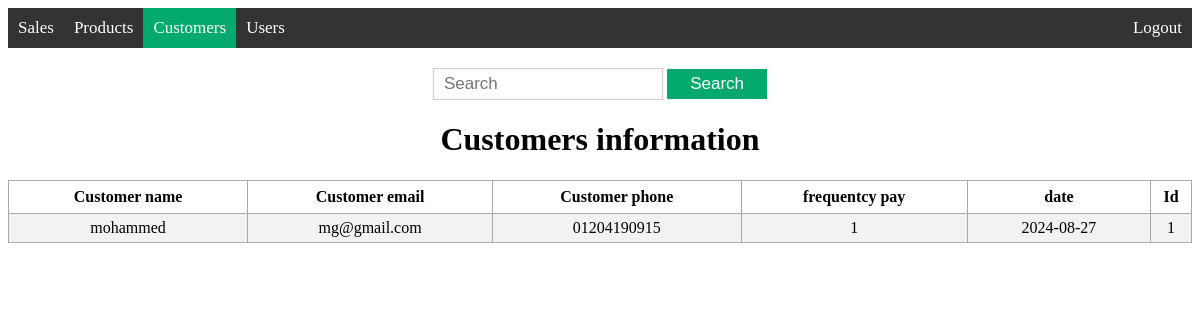
Before: /view_customer (signed in) with the older database file.
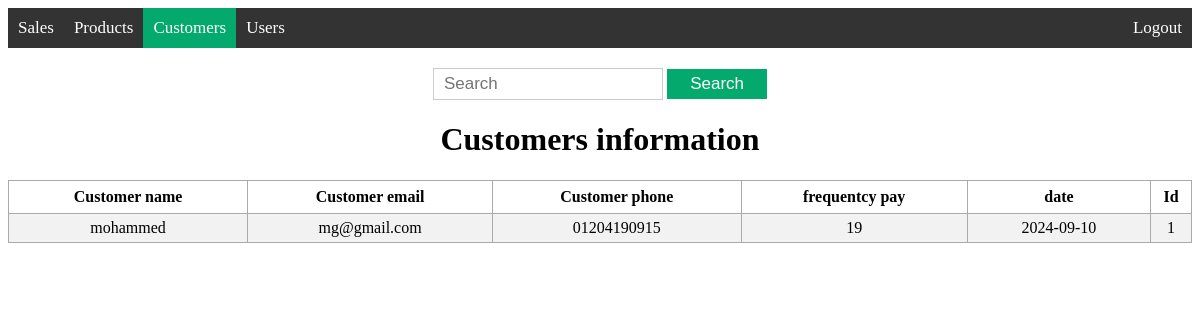
After: the same page with the newer database file.
### models/customer.py (models this page shows, shortened)
class Customer(db.Model):
    id = db.Column(db.Integer, primary_key=True)
    customer_name = db.Column(db.String(200), nullable=False)
    customer_email = db.Column(db.String(200), nullable=False)
    customer_phone = db.Column(db.String(15))
    frequentcy_pay = db.Column(db.Integer, nullable=False)
    date = db.Column(db.DateTime, default=datetime.now(pytz.UTC))

### app.py (the view)
@app.route('/view_customer', methods=['GET'])
@roles_accepted('admin', 'editor', 'supervisor')
def view_customer():
    customers = Customer.query.order_by(Customer.date.desc()).all()
    return render_template('view_customer.html', customers=customers)

### templates/view_customer.html (shortened to what this page needs)
{% extends 'base.html' %}
{% block body %}
<div class="content">
    {% block navbar %}
    <div class='topnav'>
        <a href='/view_sale'>Sales</a>
        <a href='/view_product'>Products</a>
        <a class='active' href='/view_customer'>Customers</a>
        {% if current_user.has_role('admin') or current_user.has_role('supervisor')%}
        <a href='/view_user'>Users</a>
        {% endif %}
        <a class='logout' href='/logout'>Logout</a>
    </div>
    {% endblock %}
    <div class='search'>
        <form action="{{ url_for('search_customer', search='') }}" method="get">
            <input type='text' placeholder='Search' name='search' id='search'>
            <input type='submit' value="Search">
        </form>
    </div>
    <div class="view">
        <h1 style="text-align: center;">Customers information</h1>
        {% if customers|length < 1 %}
        <h4  style="text-align: center;"> There are no customers yet !</h4>
        {% else %}
        <table>
            <tr>
                <th>Customer name</th>
                <th>Customer email</th>
                <th>Customer phone</th>
                <th>frequentcy pay</th>
                <th>date</th>
                <th>Id</th>
            </tr>
            {% for customer in customers %}
                <tr>
                    <td>{{ customer.customer_name }}</td>
                    <td>{{ customer.customer_email }}</td>
                    <td>{{ customer.customer_phone }}</td>
                    <td>{{ customer.frequentcy_pay }}</td>
                    <td>{{ customer.date.date() }}</td>
                    <td>{{ customer.id }}</td>
                </tr>
            {% endfor %}
        </table>
        {% endif %}
    </div>
</div>
{% endblock %}

Changed rows visible on the page:
changed Customer "mohammed": frequentcy_pay "1" → "19"; date "2024-08-27" → "2024-09-10"
